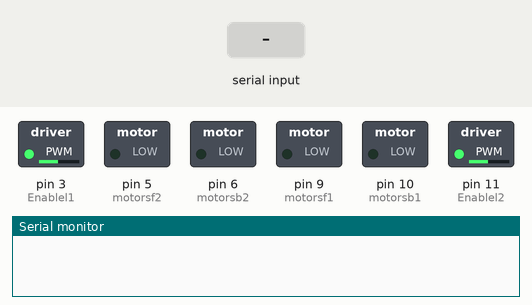
Simulated run of this sketch. Board: Arduino Uno, built with avr-gcc and run on an emulated ATmega328P. Parts: switched loads named in the sketch (green lamp = pin HIGH), the last lines printed to the serial monitor. Inputs (shaded band) come from the test bench.

Above: at 1.2 s.
1.3 s: "90,45\n" received over Serial
2.8 s: "A90\n" received over Serial
At 3.1 s:
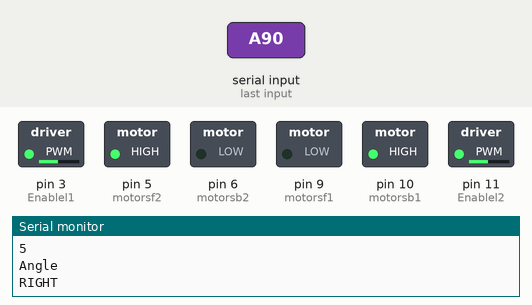
Timing chart, 0 to 13.3 s (numbered marks = the images above; inputs shaded):
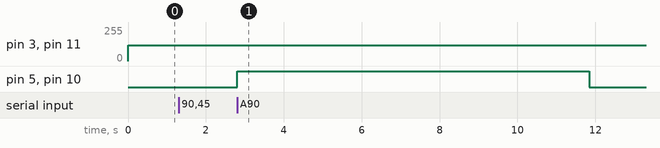

The sketch:

Accu_driving.ino
```cpp
#define LS 13      // left sensor
#define MS 12      // middle sensor
#define RS 4      // right sensor
#define motorsf1 9 // included motor 1 and 2 forward motion
#define motorsb1 10 // included motor 1 and 2 backword motion
#define motorsf2 5 // included motor 3 and 4 forward motion
#define motorsb2 6 // included motor 3 and 4 backword motion
#define Enablel1 3
#define Enablel2 11
char value ; //Direction of motion
//int sped;  //the Speed of motion
void Forward (){

digitalWrite(motorsf1,HIGH);
digitalWrite(motorsb1,LOW);
digitalWrite(motorsf2,HIGH);
digitalWrite(motorsb2,LOW);

  }

void Stop() {
  Serial.println("STOP");

digitalWrite(motorsf1,LOW);
digitalWrite(motorsb1,LOW);
digitalWrite(motorsf2,LOW);
digitalWrite(motorsb2,LOW);

  }

void Right() {
 Serial.println("RIGHT");
digitalWrite(motorsf1,LOW);
digitalWrite(motorsb1,HIGH);
digitalWrite(motorsf2,HIGH);
digitalWrite(motorsb2,LOW);


  }

void Left (){
   Serial.println("LEFT");

digitalWrite(motorsf1,HIGH);
digitalWrite(motorsb1,LOW);
digitalWrite(motorsf2,LOW);
digitalWrite(motorsb2,HIGH);

  }

void Back (){
   Serial.println("BACK");
digitalWrite(motorsf1,LOW);
digitalWrite(motorsb1,HIGH);
digitalWrite(motorsf2,LOW);
digitalWrite(motorsb2,HIGH);


  }

void setup() {

  // put your setup code here, to run once:
  Serial.begin (9600);
  pinMode(LS, INPUT);
  pinMode(MS, INPUT);
  pinMode(RS, INPUT);
  pinMode (motorsf1,OUTPUT);
  pinMode (motorsb1,OUTPUT);
  pinMode (motorsf2,OUTPUT);
  pinMode (motorsb2,OUTPUT);
  pinMode(Enablel1,OUTPUT);
  pinMode(Enablel2,OUTPUT);

}


//char value3 ; //new definition
String data = "" ;
int intdata;

void loop() {
  // put your main code here, to run repeatedly:
if(Serial.available()){
value = Serial.read();
  }
  analogWrite(Enablel1,120);
  analogWrite(Enablel2,120);

if (value = 'X'){

  while(1){

    if(Serial.available()){
    value = Serial.read();
    }

    if (isDigit(value)){
      data = data + value;
     Serial.println(value);
           delay(60);
      }else if(value == 'x') {
        break;
      }else if(value == 'A'){
      Serial.println("Angle");
      intdata = data.toInt();
      Right();
      delay(intdata);
      Stop();
      value = "";
      data = "";
      //break;
      }else if(value == 'D'){
      Serial.println("Distance");
      intdata = data.toInt();
      Forward();
      delay(intdata);
      Stop();
      value = "" ;
      data = "";
      //break;
      }

    }


  }
        Serial.println(data);

  data = "";
Serial.println("OUt");

}
```

Measured:
- after the input at 2.8 s, pin 5 (motorsf2), pin 10 (motorsb1): LOW → HIGH at once, → LOW 9.0 s later
